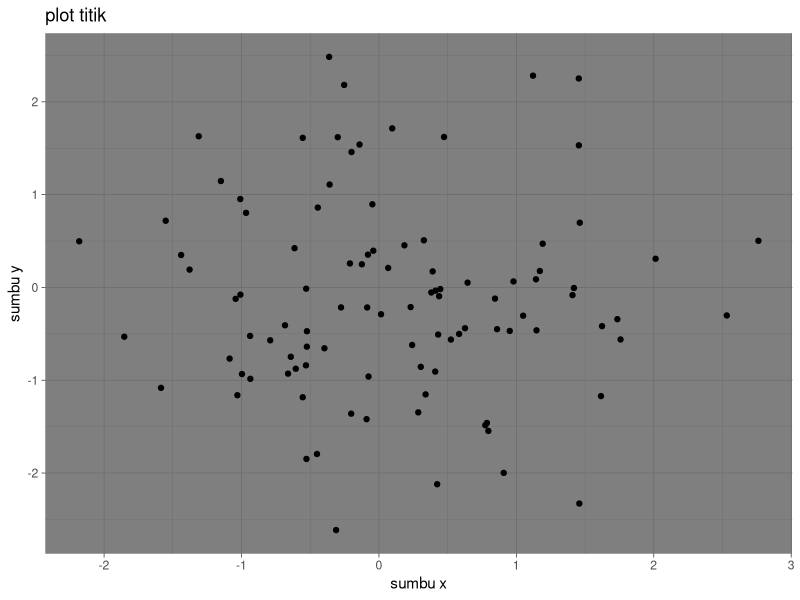
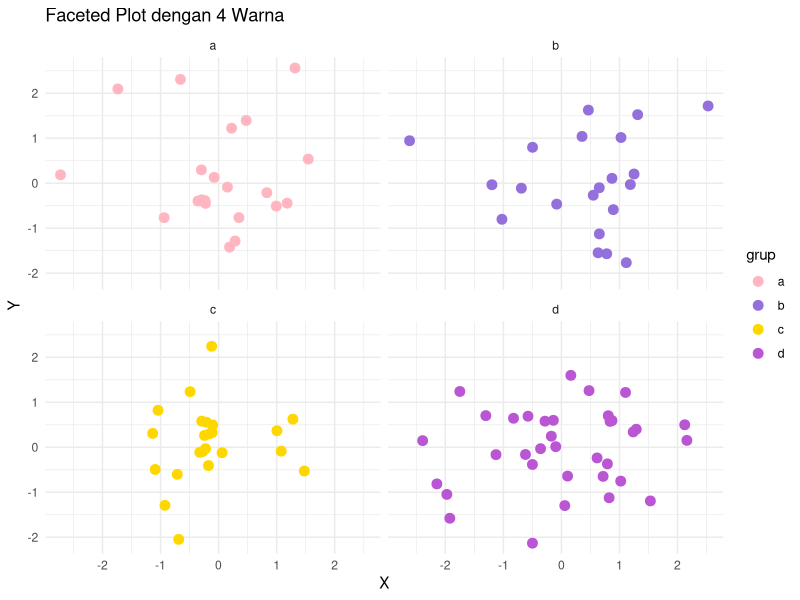
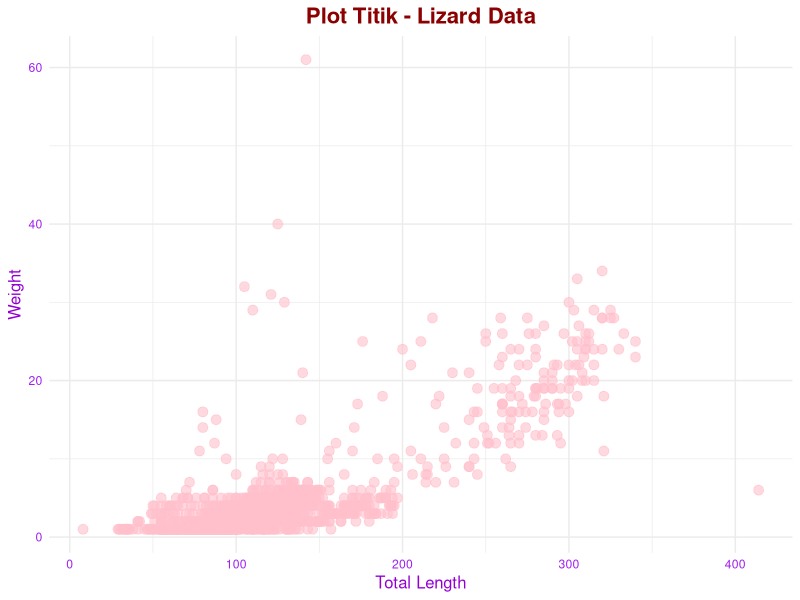
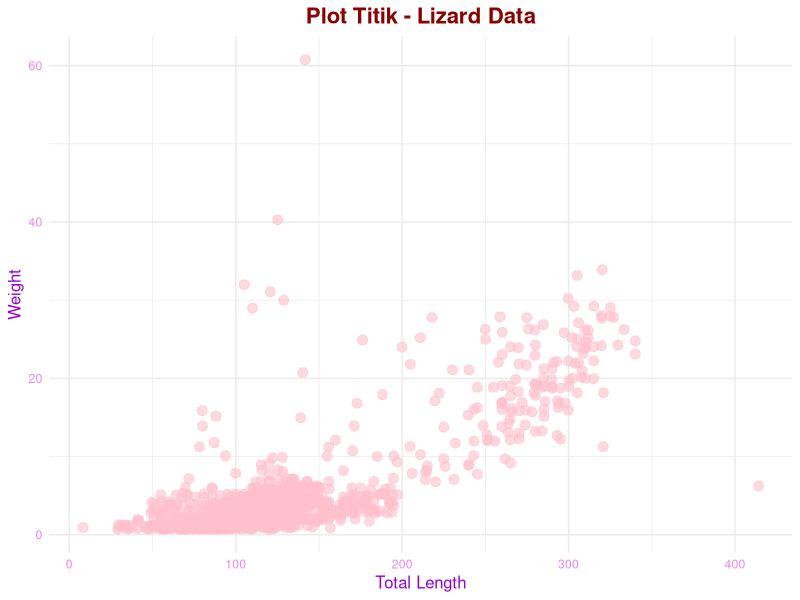
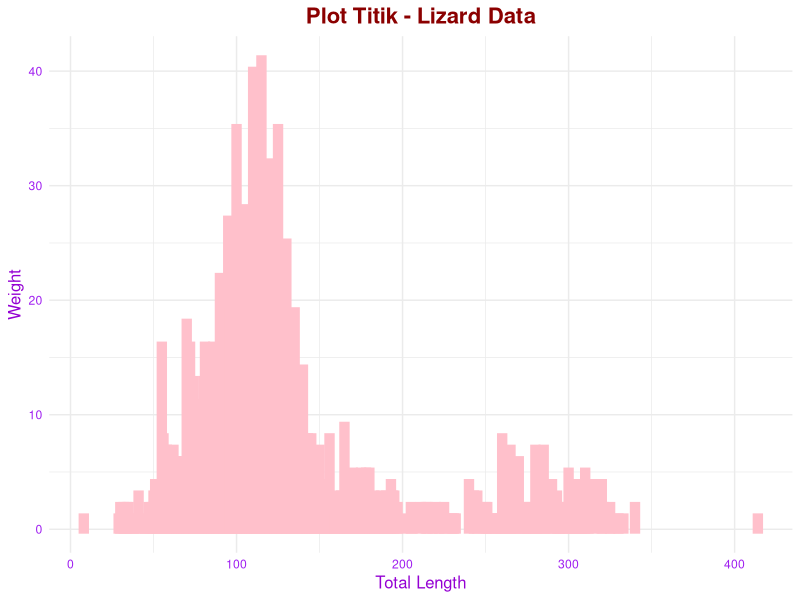
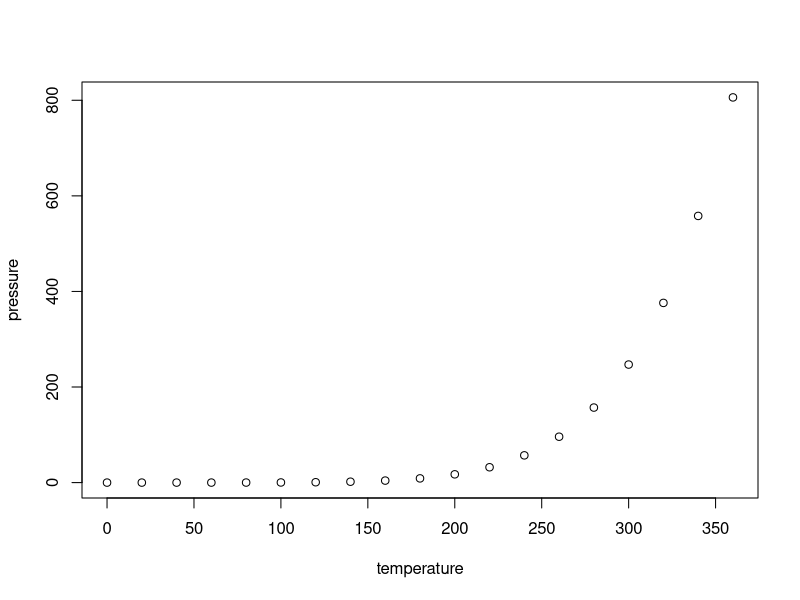

The R source for these figures, in order:
## ---- chunk 1
knitr::opts_chunk$set(echo = TRUE)
## ---- chunk 2
#muat library ggplot2
library(ggplot2)

#buat data frame contoh
data <- data.frame(x = rnorm(100), y = rnorm(100))

#buat plot titik
ggplot(data, aes (x = x, y = y )) + 

#buat plot titik dengan label dan tema kustom
geom_point() + 
  labs(title = "plot titik", x = "sumbu x", y = "sumbu y") +
  theme_dark()

## ---- chunk 3
# Buat data frame
data <- data.frame(
  x = rnorm(100),
  y = rnorm(100),
  grup = sample(letters[1:4], 100, replace = TRUE)  # Kelompok: "a", "b", "c", "d"
)

# Plot dengan tema 1 warna 
library(ggplot2)

ggplot(data, aes(x = x, y = y, color = grup)) +
  geom_point(size = 3) +
  facet_wrap(~ grup) +
  scale_color_manual(values = c(
    "a" = "#FFB6C1",  # Pink lembut (inspirasi warna rambut Yae Miko)
    "b" = "#9370DB",  # Ungu medium (tema Electro Vision)
    "c" = "#FFD700",  # Emas (aksen detail Yae Miko)
    "d" = "#BA55D3"   # Ungu gelap (kekuatan elegan)
  )) +
  theme_minimal() +
  labs(
    title = "Faceted Plot dengan 4 Warna",
    x = "X",
    y = "Y"
  )

## ---- chunk 4
library(readr)
lizards <- read.csv("lizards.csv")
View(lizards)
# Load library ggplot2
library(ggplot2)

# Ngeload data
lizards <- read.csv("lizards.csv")

# Tampilin data
View(lizards)

# Nggunakake ggplot kanggo plot data
ggplot(lizards, aes(x = total_length, y = weight)) +
  geom_point(color = "pink", size = 3, alpha = 0.6) +  # Titik nganggo warna pink
  labs(title = "Plot Titik - Lizard Data", x = "Total Length", y = "Weight") +
  theme_minimal() +  # Tema minimalis
  theme(
    plot.title = element_text(hjust = 0.5, size = 16, face = "bold", color = "darkred"),  # Judul nganggo warna merah tua
    axis.title = element_text(size = 12, color = "darkviolet"),  # Judul sumbu nganggo ungu
    axis.text = element_text(color = "purple")  # Teks axis nganggo ungu
  )

## ---- chunk 5
# Load library ggplot2
library(ggplot2)

# Load data
lizards <- read.csv("lizards.csv")

# Display data
View(lizards)

# Use ggplot to plot data with jitter
ggplot(lizards, aes(x = total_length, y = weight)) +
  geom_jitter(color = "pink", size = 3, alpha = 0.6, width = 0.3, height = 0.3) +  # Use geom_jitter to spread points
  labs(title = "Plot Titik - Lizard Data", x = "Total Length", y = "Weight") +
  theme_minimal() +  # Minimalist theme
  theme(
    plot.title = element_text(hjust = 0.5, size = 16, face = "bold", color = "darkred"),  # Title with dark red color
    axis.title = element_text(size = 12, color = "darkviolet"),  # Axis titles with dark violet color
    axis.text = element_text(color = "violet")  # Axis text with red color
  )

## ---- chunk 6
# Load library ggplot2
library(ggplot2)

# Ngeload data
lizards <- read.csv("lizards.csv")

# Tampilin data
View(lizards)

# Nggunakake ggplot kanggo plot data
ggplot(lizards, aes(x = total_length,)) +
  geom_bar(color = "pink", size = 3, alpha = 0.6) +  # Titik nganggo warna pink
  labs(title = "Plot Titik - Lizard Data", x = "Total Length", y = "Weight") +
  theme_minimal() +  # Tema minimalis
  theme(
    plot.title = element_text(hjust = 0.5, size = 16, face = "bold", color = "darkred"),  # Judul nganggo warna merah tua
    axis.title = element_text(size = 12, color = "darkviolet"),  # Judul sumbu nganggo ungu
    axis.text = element_text(color = "purple")  # Teks axis nganggo ungu
  )

## ---- chunk 7
library(readr)
iris <- read_csv("iris.csv")
View(iris)
## ---- chunk 8
summary(cars)
## ---- chunk 9
plot(pressure)
